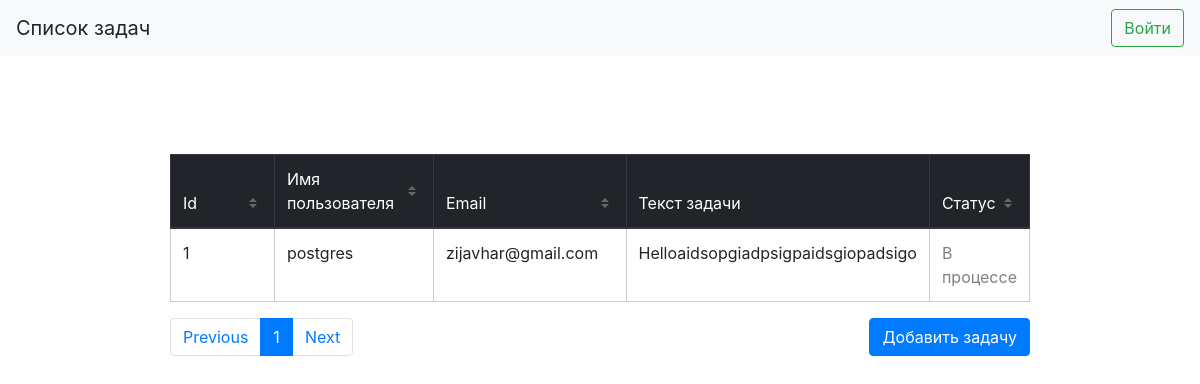
/tasks?page=1&sortField=email, run on an earlier commit of the app's database.
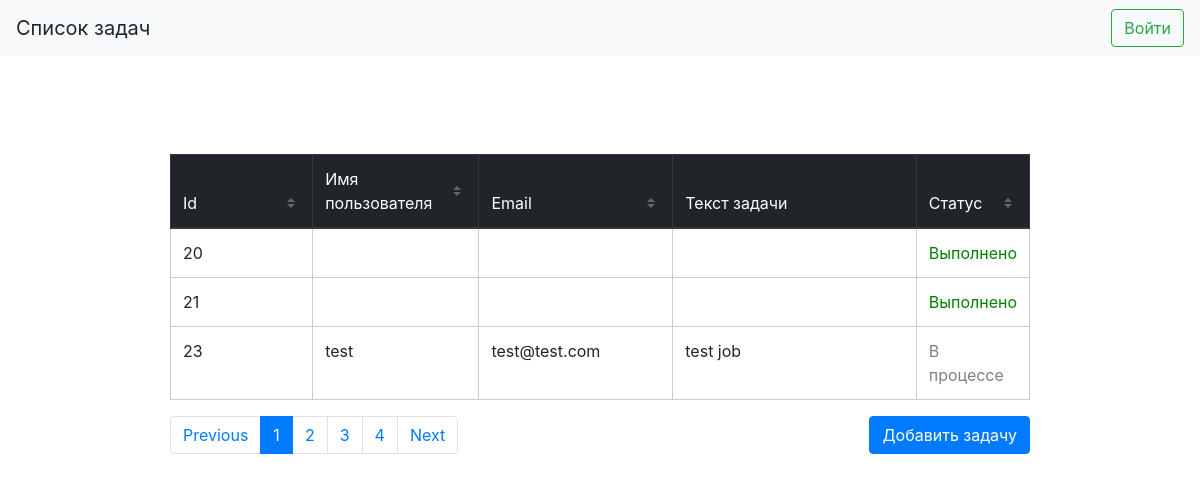
And on a later commit of the database.
### tables this page shows
CREATE TABLE tasks(
id integer primary key,
username text,
email text,
content text,
status bool);

### App/Controllers/TasksController.php (called while the page is built, shortened)
<?php
class TasksController
{
	private $page = 1;
	public function __construct()
	{
		if(isset($_GET['page'])) $this->page = htmlspecialchars($_GET['page']);
	}
	public function Index()
	{
		$sortField = null;
		$order = @$_COOKIE['OrderType'];
		if(isset($_GET["sortField"]))
		{
			$sortField = htmlspecialchars($_GET["sortField"]);
		}else $sortField = $_COOKIE['SortField'];
		$task = new Task();
		$taskList = $task->getTasks($this->page, 3, $sortField, $order);
		return View::Render('tasks', ['tasks' => $taskList, 'page' => $this->page, 'rowsAmount' =>$task->getNumberOfRows() / 3]);
	}
}

### public/index.php (called while the page is built, shortened)
<?php
$data = Routes::getControllerAndAction($_SERVER['REQUEST_URI']);
$action = $data[1];
$obj = new $className();
return $obj->$action();

### App/Models/Task.php (called while the page is built, shortened)
<?php
class Task
{
	private $pdo;
	public function __construct()
	{
		$this->pdo = (new SQLiteConnection)->connect();
	}
	public function getTasks($page=1, $amount=3, $sortField="id", $sortOrder=1)
	{
		$_sortOrder = "DESC";
		if($sortOrder == 0) $_sortOrder = "ASC";
		$pdo = $this->pdo;
		$s = ($page - 1) * $amount;
		$sql = "SELECT * FROM tasks ORDER BY $sortField $_sortOrder LIMIT $amount OFFSET $s;";
		$stmt = $pdo->prepare($sql);
		$stmt->execute();
		if($data = $stmt->fetchAll())
		{
			return $data;
		}
		return [];
	}
}

### App/Views/tasks.php (the view, shortened to what this page needs)
<!DOCTYPE html>
<html>
  <head>
    <link rel="stylesheet" href="/css/bootstrap4.min.css" >
    <link rel="stylesheet" href="/css/style.css">
  </head>
      <body>
        <nav class="navbar navbar-light bg-light justify-content-between ">
          <a class="navbar-brand ">
            <span class="text-center">Список задач</span>
          </a
          <form class="form-inline">
		  <?php
		    if(isset($_SESSION["user"]))
				echo "<a href=\"/logout\" class=\"btn btn-outline-danger my-2 my-sm-0\" >Выйти</a>";
			else
				echo "<a href=\"/login\" class=\"btn btn-outline-success my-2 my-sm-0\" >Войти</a>";
		  ?>
        </nav>
        <div class="container pt-5  justify-content-center">
          <table class="table" style="">
            <thead class="thead-dark">
              <tr>
                <th style="width:20%;"scope="col"><a href="<?="/tasks?page=$page&sortField=id"?>" class="sort-by">Id</a></th>
                <th style="width:20%;"scope="col"><a href="<?="/tasks?page=$page&sortField=username"?>" class="sort-by">Имя пользователя</a></th>
			    <th style="width:25%;" scope="col"><a href="<?="/tasks?page=$page&sortField=email" ?>" class="sort-by">Email</a></th>
			    <th style="width:50%;" scope="col">Текст задачи</th>
			    <th style="width:5%;" scope="col"><a href="<?="/tasks?page=$page&sortField=status" ?>" class="sort-by">Статус</a></th>
              </tr>
            </thead>
            <tbody>
			<?php foreach($tasks as $task) {
				echo "<tr>
				<th scope=\"row\">$task[0]</th>
				<th scope=\"row\">$task[1]</th>
				<td>$task[2]</td>";
				if(isset($_SESSION["user"])) echo "<td><input value=\"$task[3]\"/></td>";
				else echo "<td>$task[3]</td>";
				if(isset($_SESSION["user"])) echo "<td><input type=\"checkbox\" value=\"$task[3]\"/></td>";
				else
					if($task[4]) echo "<td style='color:green'>Выполнено</td>";
					else echo "<td style='color:gray'>В процессе</td>";
				echo "</tr>";
				}?>
            </tbody>
          </table>
          <button type="button" class="btn btn-primary float-right" data-toggle="modal" data-target="#exampleModal"> Добавить задачу</button>
          <nav aria-label="Page navigation example">
            <ul class="pagination">
              <li class="page-item">
                <a class="page-link" href="#">Previous</a>
              </li>
              <?php
	     	  for($i=1; $i<$rowsAmount + 1; $i++)
	     	  if($page == $i) echo "<li class=\"page-item active\"><a class=\"page-link\" href=\"/tasks?page=$i\">$i</a></li>";
	     	  else echo "<li class=\"page-item\"><a class=\"page-link\" href=\"/tasks?page=$i\">$i</a></li>";
	     	  ?>
              <li class="page-item">
                <a class="page-link" href="#">Next</a>
              </li>
            </ul>
          </nav>
        </div>
          </body>
        </html>

### App/view.php (shortened to what this page needs)
<?php
class View
{
	public static function Render(string $template, array $vars = [])
	{
		extract($vars);
		$data = str_replace(".","/", $template);
		$file = dirname(__DIR__) . "/App/Views/$data.php";
        if (is_readable($file)) {
            require $file;
        } else {
            throw new \Exception("$file not found");
        }
	}
}

### public/css/style.css (style rules this page uses)
a:link, a:visited, a:hover, a:active { text-decoration: none; }
.container { margin: 50px auto; padding: 0 50px; max-width: 960px; }
table { background: #FFF; border-collapse: collapse; width: 100%; }
td, th { height: 30px; padding: 4px; border: 1px solid #CCC; overflow: hidden; text-align: left; vertical-align: middle; }
th { font-weight: 400; }
th a, td a { display: block; width: 100%; }
th a.sort-by { padding-right: 18px; position: relative; color:white; }
a.sort-by:before, a.sort-by:after { border: 4px solid transparent; content: ""; display: block; height: 0; right: 5px; top: 50%; position: absolute; width: 0; }
a.sort-by:before { border-bottom-color: #666; margin-top: -9px; }
a.sort-by:after { border-top-color: #666; margin-top: 1px; }

What changed in the data, as far as the page shows it:
no longer on this page (row edited): tasks: id "1", username "postgres", email "zijavhar@gmail.com", content "Helloaidsopgiadpsigpaidsgiopadsigo", shows "В процессе"
added tasks: id "20", status "Выполнено"
added tasks: id "21", status "Выполнено"
added tasks: id "23", username "test", email "test@test.com", content "test job", shows "В процессе"
Also different on the page:
new list line: "2"
new list line: "3"
new list line: "4"
